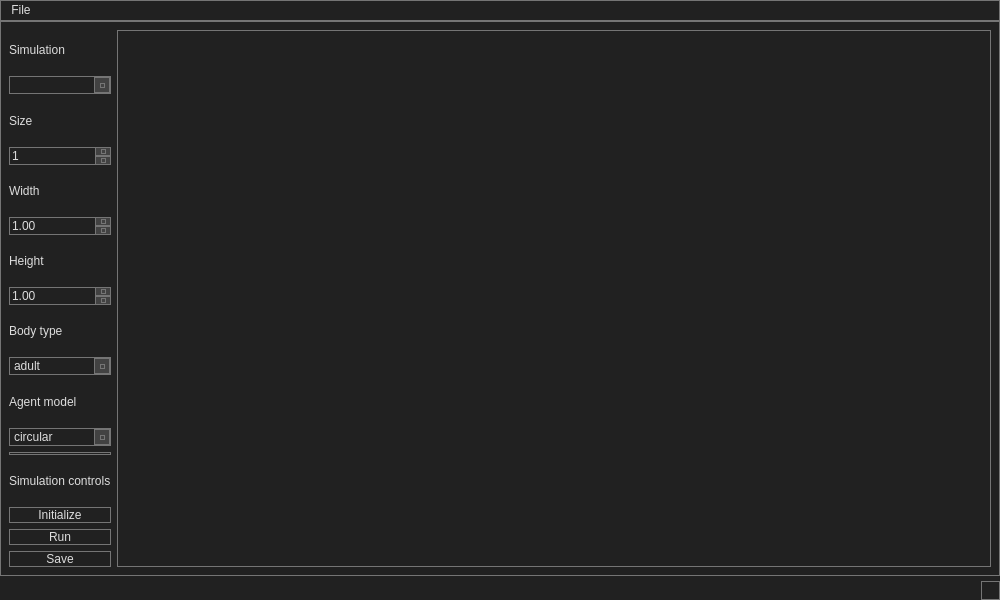
<?xml version="1.0" encoding="UTF-8"?>
<ui version="4.0">
 <class>MainWindow</class>
 <widget class="QMainWindow" name="MainWindow">
  <property name="geometry">
   <rect>
    <x>0</x>
    <y>0</y>
    <width>1000</width>
    <height>600</height>
   </rect>
  </property>
  <property name="windowTitle">
   <string>Crowd Dynamics</string>
  </property>
  <property name="styleSheet">
   <string notr="true">
/*
    Android Material Dark
	COLOR_DARK     = #212121 Grey 900
	COLOR_MEDIUM   = #424242 Grey 800
	COLOR_MEDLIGHT = #757575 Grey 600
	COLOR_LIGHT    = #DDDDDD White
	COLOR_ACCENT   = #3F51B5 Indigo 500
*/

* {
	background: #212121;
	color: #DDDDDD;
	border: 1px solid #757575;
}

QWidget::item:selected {
	background: #3F51B5;
}

QCheckBox, QRadioButton {
	border: none;
}

QRadioButton::indicator, QCheckBox::indicator {
	width: 13px;
	height: 13px;
}

QRadioButton::indicator::unchecked, QCheckBox::indicator::unchecked {
	border: 1px solid #757575;
	background: none;
}

QRadioButton::indicator:unchecked:hover, QCheckBox::indicator:unchecked:hover {
	border: 1px solid #DDDDDD;
}

QRadioButton::indicator::checked, QCheckBox::indicator::checked {
	border: 1px solid #757575;
	background: #757575;
}

QRadioButton::indicator:checked:hover, QCheckBox::indicator:checked:hover {
	border: 1px solid #DDDDDD;
	background: #DDDDDD;
}

QGroupBox {
	margin-top: 6px;
}

QGroupBox::title {
	top: -7px;
	left: 7px;
}

QScrollBar {
	border: 1px solid #757575;
	background: #212121;
}

QScrollBar:horizontal {
	height: 15px;
	margin: 0px 0px 0px 32px;
}

QScrollBar:vertical {
	width: 15px;
	margin: 32px 0px 0px 0px;
}

QScrollBar::handle {
	background: #424242;
	border: 1px solid #757575;
}

QScrollBar::handle:horizontal {
	border-width: 0px 1px 0px 1px;
}

QScrollBar::handle:vertical {
	border-width: 1px 0px 1px 0px;
}

QScrollBar::handle:horizontal {
	min-width: 20px;
}

QScrollBar::handle:vertical {
	min-height: 20px;
}

QScrollBar::add-line, QScrollBar::sub-line {
	background:#424242;
	border: 1px solid #757575;
	subcontrol-origin: margin;
}

QScrollBar::add-line {
	position: absolute;
}

QScrollBar::add-line:horizontal {
	width: 15px;
	subcontrol-position: left;
	left: 15px;
}

QScrollBar::add-line:vertical {
	height: 15px;
	subcontrol-position: top;
	top: 15px;
}

QScrollBar::sub-line:horizontal {
	width: 15px;
	subcontrol-position: top left;
}

QScrollBar::sub-line:vertical {
	height: 15px;
	subcontrol-position: top;
}

QScrollBar:left-arrow, QScrollBar::right-arrow, QScrollBar::up-arrow, QScrollBar::down-arrow {
	border: 1px solid #757575;
	width: 3px;
	height: 3px;
}

QScrollBar::add-page, QScrollBar::sub-page {
	background: none;
}

QAbstractButton:hover {
	background: #424242;
}

QAbstractButton:pressed {
	background: #757575;
}

QAbstractItemView {
	show-decoration-selected: 1;
	selection-background-color: #3F51B5;
	selection-color: #DDDDDD;
	alternate-background-color: #424242;
}

QHeaderView {
	border: 1px solid #757575;
}

QHeaderView::section {
	background: #212121;
	border: 1px solid #757575;
	padding: 4px;
}

QHeaderView::section:selected, QHeaderView::section::checked {
	background: #424242;
}

QTableView {
	gridline-color: #757575;
}

QTabBar {
	margin-left: 2px;
}

QTabBar::tab {
	border-radius: 0px;
	padding: 4px;
	margin: 4px;
}

QTabBar::tab:selected {
	background: #424242;
}

QComboBox::down-arrow {
	border: 1px solid #757575;
	background: #424242;
}

QComboBox::drop-down {
	border: 1px solid #757575;
	background: #424242;
}

QComboBox::down-arrow {
	width: 3px;
	height: 3px;
	border: 1px solid #757575;
}

QAbstractSpinBox {
	padding-right: 15px;
}

QAbstractSpinBox::up-button, QAbstractSpinBox::down-button {
	border: 1px solid #757575;
	background: #424242;
	subcontrol-origin: border;
}

QAbstractSpinBox::up-arrow, QAbstractSpinBox::down-arrow {
	width: 3px;
	height: 3px;
	border: 1px solid #757575;
}

QSlider {
	border: none;
}

QSlider::groove:horizontal {
	height: 5px;
	margin: 4px 0px 4px 0px;
}

QSlider::groove:vertical {
	width: 5px;
	margin: 0px 4px 0px 4px;
}

QSlider::handle {
	border: 1px solid #757575;
	background: #424242;
}

QSlider::handle:horizontal {
	width: 15px;
	margin: -4px 0px -4px 0px;
}

QSlider::handle:vertical {
	height: 15px;
	margin: 0px -4px 0px -4px;
}

QSlider::add-page:vertical, QSlider::sub-page:horizontal {
	background: #3F51B5;
}

QSlider::sub-page:vertical, QSlider::add-page:horizontal {
	background: #424242;
}

QLabel {
	border: none;
}

QProgressBar {
	text-align: center;
}

QProgressBar::chunk {
	width: 1px;
	background-color: #3F51B5;
}

QMenu::separator {
	background: #424242;
}

QStatusBar {
	border: 1px;
	color: #3F51B5;
}</string>
  </property>
  <widget class="QWidget" name="centralwidget">
   <layout class="QHBoxLayout" name="horizontalLayout">
    <item>
     <layout class="QVBoxLayout" name="verticalLayout">
      <item>
       <widget class="QLabel" name="label_7">
        <property name="text">
         <string>Simulation</string>
        </property>
       </widget>
      </item>
      <item>
       <widget class="QComboBox" name="simulationName">
        <item>
         <property name="text">
          <string/>
         </property>
        </item>
        <item>
         <property name="text">
          <string>outdoor</string>
         </property>
        </item>
        <item>
         <property name="text">
          <string>hallway</string>
         </property>
        </item>
        <item>
         <property name="text">
          <string>evacuation</string>
         </property>
        </item>
       </widget>
      </item>
      <item>
       <widget class="QLabel" name="label">
        <property name="text">
         <string>Size</string>
        </property>
       </widget>
      </item>
      <item>
       <widget class="QSpinBox" name="agentSize">
        <property name="minimum">
         <number>1</number>
        </property>
        <property name="maximum">
         <number>1000</number>
        </property>
       </widget>
      </item>
      <item>
       <widget class="QLabel" name="label_2">
        <property name="text">
         <string>Width</string>
        </property>
       </widget>
      </item>
      <item>
       <widget class="QDoubleSpinBox" name="widthBox">
        <property name="minimum">
         <double>1.000000000000000</double>
        </property>
        <property name="singleStep">
         <double>1.000000000000000</double>
        </property>
       </widget>
      </item>
      <item>
       <widget class="QLabel" name="label_3">
        <property name="text">
         <string>Height</string>
        </property>
       </widget>
      </item>
      <item>
       <widget class="QDoubleSpinBox" name="heightBox">
        <property name="minimum">
         <double>1.000000000000000</double>
        </property>
        <property name="singleStep">
         <double>1.000000000000000</double>
        </property>
       </widget>
      </item>
      <item>
       <widget class="QLabel" name="label_4">
        <property name="text">
         <string>Body type</string>
        </property>
       </widget>
      </item>
      <item>
       <widget class="QComboBox" name="bodyType">
        <item>
         <property name="text">
          <string>adult</string>
         </property>
        </item>
        <item>
         <property name="text">
          <string>male</string>
         </property>
        </item>
        <item>
         <property name="text">
          <string>female</string>
         </property>
        </item>
        <item>
         <property name="text">
          <string>child</string>
         </property>
        </item>
        <item>
         <property name="text">
          <string>eldery</string>
         </property>
        </item>
       </widget>
      </item>
      <item>
       <widget class="QLabel" name="label_5">
        <property name="text">
         <string>Agent model</string>
        </property>
       </widget>
      </item>
      <item>
       <widget class="QComboBox" name="agentModel">
        <item>
         <property name="text">
          <string>circular</string>
         </property>
        </item>
        <item>
         <property name="text">
          <string>three_circle</string>
         </property>
        </item>
       </widget>
      </item>
      <item>
       <widget class="Line" name="line">
        <property name="orientation">
         <enum>Qt::Horizontal</enum>
        </property>
       </widget>
      </item>
      <item>
       <widget class="QLabel" name="label_6">
        <property name="text">
         <string>Simulation controls</string>
        </property>
       </widget>
      </item>
      <item>
       <widget class="QPushButton" name="initSimulation">
        <property name="text">
         <string>Initialize</string>
        </property>
       </widget>
      </item>
      <item>
       <widget class="QPushButton" name="runSimulation">
        <property name="text">
         <string>Run</string>
        </property>
       </widget>
      </item>
      <item>
       <widget class="QPushButton" name="saveSimulation">
        <property name="text">
         <string>Save</string>
        </property>
       </widget>
      </item>
     </layout>
    </item>
    <item>
     <widget class="GraphicsLayoutWidget" name="plt">
      <property name="styleSheet">
       <string notr="true"/>
      </property>
     </widget>
    </item>
   </layout>
  </widget>
  <widget class="QMenuBar" name="menubar">
   <property name="geometry">
    <rect>
     <x>0</x>
     <y>0</y>
     <width>1000</width>
     <height>27</height>
    </rect>
   </property>
   <widget class="QMenu" name="menuMenu">
    <property name="title">
     <string>File</string>
    </property>
   </widget>
   <addaction name="menuMenu"/>
  </widget>
  <widget class="QStatusBar" name="statusbar"/>
 </widget>
 <customwidgets>
  <customwidget>
   <class>GraphicsLayoutWidget</class>
   <extends>QGraphicsView</extends>
   <header>pyqtgraph</header>
  </customwidget>
 </customwidgets>
 <resources/>
 <connections/>
</ui>
